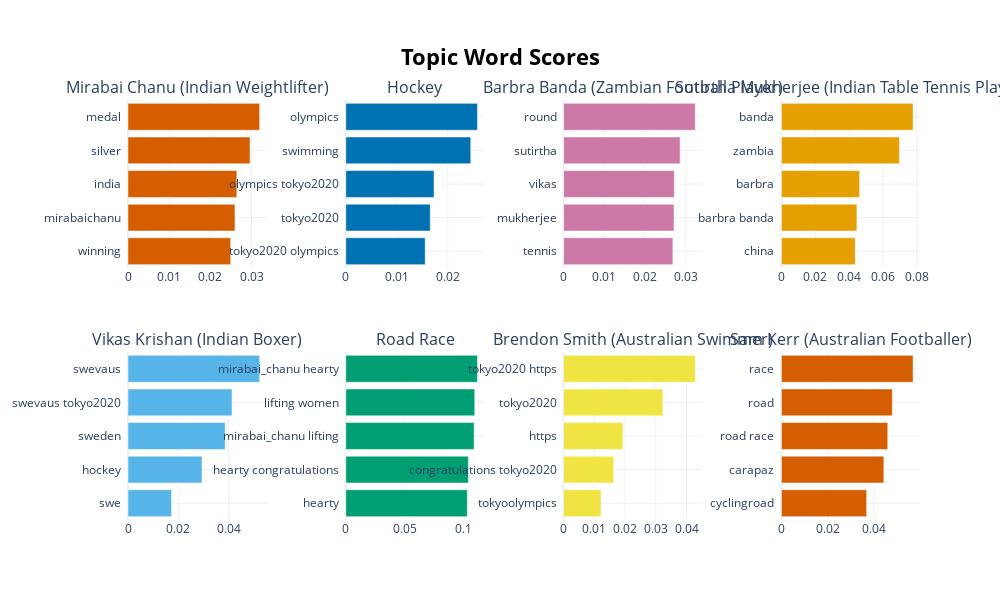

Notebook source saved alongside this figure:
### Code cell
display(topic_model.get_topic_info())

# topic_model.visualize_barchart(
#     n_words=5,
#     top_n_topics=8,
#     width=300, 
#     height=300
#     )

LIB.visualize_barchart_titles(
    topic_model=topic_model,
    subplot_titles=labelled_topics,
    n_words=5,
    top_n_topics=8,
    height=300
)

### Figure 1 — Plotly figure (JSON) as saved in the notebook; plotly's stock layout.template omitted (floating-point values rounded to 4 significant figures)
{"data": [{"marker": {"color": "#D55E00"}, "orientation": "h", "type": "bar", "x": [0.02493, 0.02598, 0.02643, 0.02964, 0.03197], "xaxis": "x", "y": ["winning  ", "mirabaichanu  ", "india  ", "silver  ", "medal  "], "yaxis": "y"}, {"marker": {"color": "#0072B2"}, "orientation": "h", "type": "bar", "x": [0.01556, 0.01655, 0.01728, 0.02449, 0.0258], "xaxis": "x2", "y": ["tokyo2020 olympics  ", "tokyo2020  ", "olympics tokyo2020  ", "swimming  ", "olympics  "], "yaxis": "y2"}, {"marker": {"color": "#CC79A7"}, "orientation": "h", "type": "bar", "x": [0.02678, 0.02706, 0.02713, 0.02856, 0.03226], "xaxis": "x3", "y": ["tennis  ", "mukherjee  ", "vikas  ", "sutirtha  ", "round  "], "yaxis": "y3"}, {"marker": {"color": "#E69F00"}, "orientation": "h", "type": "bar", "x": [0.04358, 0.0446, 0.04619, 0.0697, 0.07777], "xaxis": "x4", "y": ["china  ", "barbra banda  ", "barbra  ", "zambia  ", "banda  "], "yaxis": "y4"}, {"marker": {"color": "#56B4E9"}, "orientation": "h", "type": "bar", "x": [0.01731, 0.02941, 0.03862, 0.04132, 0.05232], "xaxis": "x5", "y": ["swe  ", "hockey  ", "sweden  ", "swevaus tokyo2020  ", "swevaus  "], "yaxis": "y5"}, {"marker": {"color": "#009E73"}, "orientation": "h", "type": "bar", "x": [0.1028, 0.1037, 0.1086, 0.1091, 0.1114], "xaxis": "x6", "y": ["hearty  ", "hearty congratulations  ", "mirabai_chanu lifting  ", "lifting women  ", "mirabai_chanu hearty  "], "yaxis": "y6"}, {"marker": {"color": "#F0E442"}, "orientation": "h", "type": "bar", "x": [0.01217, 0.01627, 0.01926, 0.03228, 0.04282], "xaxis": "x7", "y": ["tokyoolympics  ", "congratulations tokyo2020  ", "https  ", "tokyo2020  ", "tokyo2020 https  "], "yaxis": "y7"}, {"marker": {"color": "#D55E00"}, "orientation": "h", "type": "bar", "x": [0.03681, 0.04423, 0.04591, 0.04789, 0.05684], "xaxis": "x8", "y": ["cyclingroad  ", "carapaz  ", "road race  ", "road  ", "race  "], "yaxis": "y8"}], "layout": {"annotations": [{"font": {"size": 16}, "showarrow": false, "text": "Mirabai Chanu (Indian Weightlifter)", "x": 0.0875, "xanchor": "center", "xref": "paper", "y": 1, "yanchor": "bottom", "yref": "paper"}, {"font": {"size": 16}, "showarrow": false, "text": "Hockey", "x": 0.3625, "xanchor": "center", "xref": "paper", "y": 1, "yanchor": "bottom", "yref": "paper"}, {"font": {"size": 16}, "showarrow": false, "text": "Barbra Banda (Zambian Football Player)", "x": 0.6375, "xanchor": "center", "xref": "paper", "y": 1, "yanchor": "bottom", "yref": "paper"}, {"font": {"size": 16}, "showarrow": false, "text": "Sutirtha Mukherjee (Indian Table Tennis Player)", "x": 0.9125, "xanchor": "center", "xref": "paper", "y": 1, "yanchor": "bottom", "yref": "paper"}, {"font": {"size": 16}, "showarrow": false, "text": "Vikas Krishan (Indian Boxer)", "x": 0.0875, "xanchor": "center", "xref": "paper", "y": 0.4, "yanchor": "bottom", "yref": "paper"}, {"font": {"size": 16}, "showarrow": false, "text": "Road Race", "x": 0.3625, "xanchor": "center", "xref": "paper", "y": 0.4, "yanchor": "bottom", "yref": "paper"}, {"font": {"size": 16}, "showarrow": false, "text": "Brendon Smith (Australian Swimmer)", "x": 0.6375, "xanchor": "center", "xref": "paper", "y": 0.4, "yanchor": "bottom", "yref": "paper"}, {"font": {"size": 16}, "showarrow": false, "text": "Sam Kerr (Australian Footballer)", "x": 0.9125, "xanchor": "center", "xref": "paper", "y": 0.4, "yanchor": "bottom", "yref": "paper"}], "height": 600, "hoverlabel": {"bgcolor": "white", "font": {"family": "Rockwell", "size": 16}}, "showlegend": false, "title": {"font": {"color": "Black", "size": 22}, "text": "<b>Topic Word Scores", "x": 0.5, "xanchor": "center", "yanchor": "top"}, "width": 1000, "xaxis": {"anchor": "y", "domain": [0, 0.175], "showgrid": true}, "xaxis2": {"anchor": "y2", "domain": [0.275, 0.45], "showgrid": true}, "xaxis3": {"anchor": "y3", "domain": [0.55, 0.725], "showgrid": true}, "xaxis4": {"anchor": "y4", "domain": [0.825, 1], "showgrid": true}, "xaxis5": {"anchor": "y5", "domain": [0, 0.175], "showgrid": true}, "xaxis6": {"anchor": "y6", "domain": [0.275, 0.45], "showgrid": true}, "xaxis7": {"anchor": "y7", "domain": [0.55, 0.725], "showgrid": true}, "xaxis8": {"anchor": "y8", "domain": [0.825, 1], "showgrid": true}, "yaxis": {"anchor": "x", "domain": [0.6, 1], "showgrid": true}, "yaxis2": {"anchor": "x2", "domain": [0.6, 1], "showgrid": true}, "yaxis3": {"anchor": "x3", "domain": [0.6, 1], "showgrid": true}, "yaxis4": {"anchor": "x4", "domain": [0.6, 1], "showgrid": true}, "yaxis5": {"anchor": "x5", "domain": [0, 0.4], "showgrid": true}, "yaxis6": {"anchor": "x6", "domain": [0, 0.4], "showgrid": true}, "yaxis7": {"anchor": "x7", "domain": [0, 0.4], "showgrid": true}, "yaxis8": {"anchor": "x8", "domain": [0, 0.4], "showgrid": true}}}
